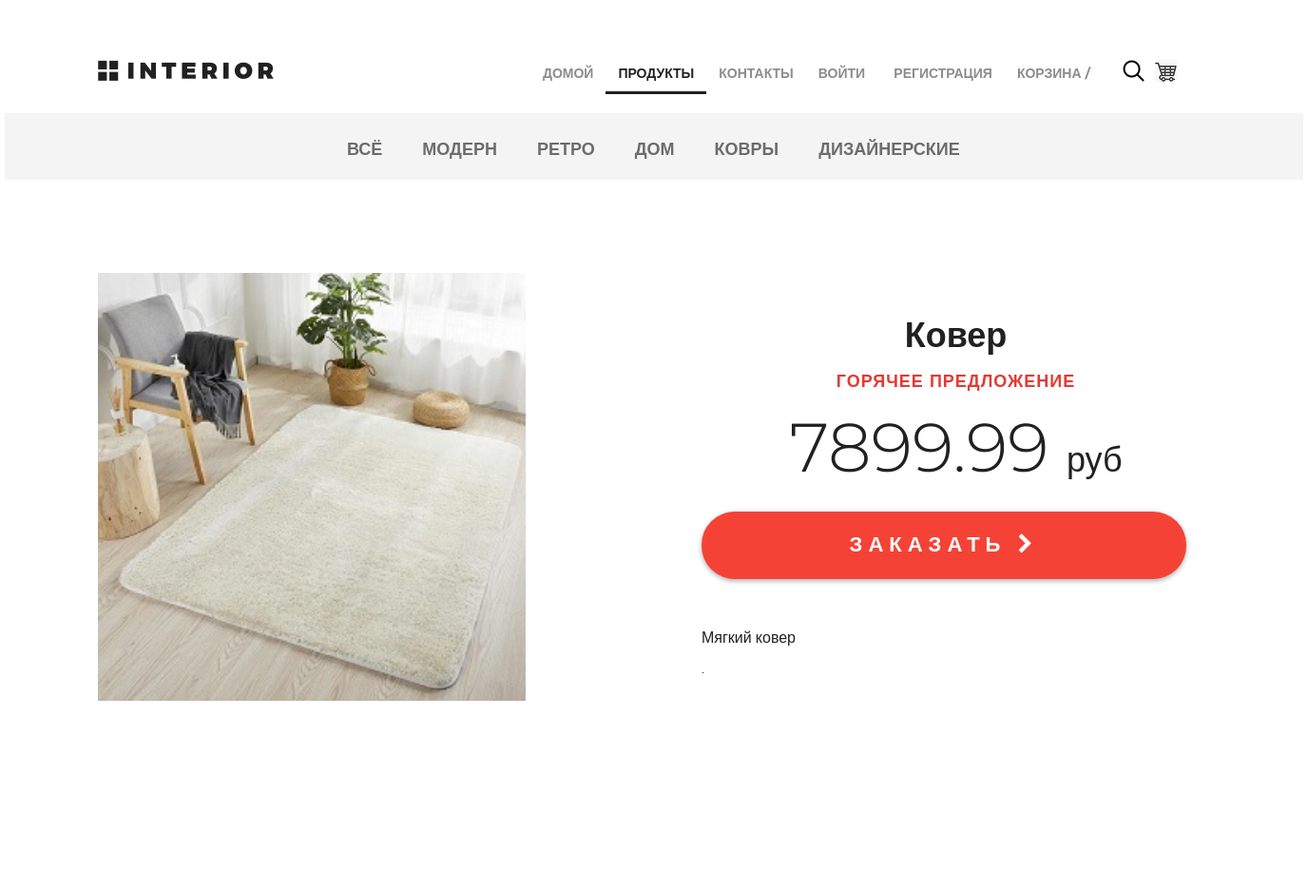
The app's page /products/ (upper part), older data.
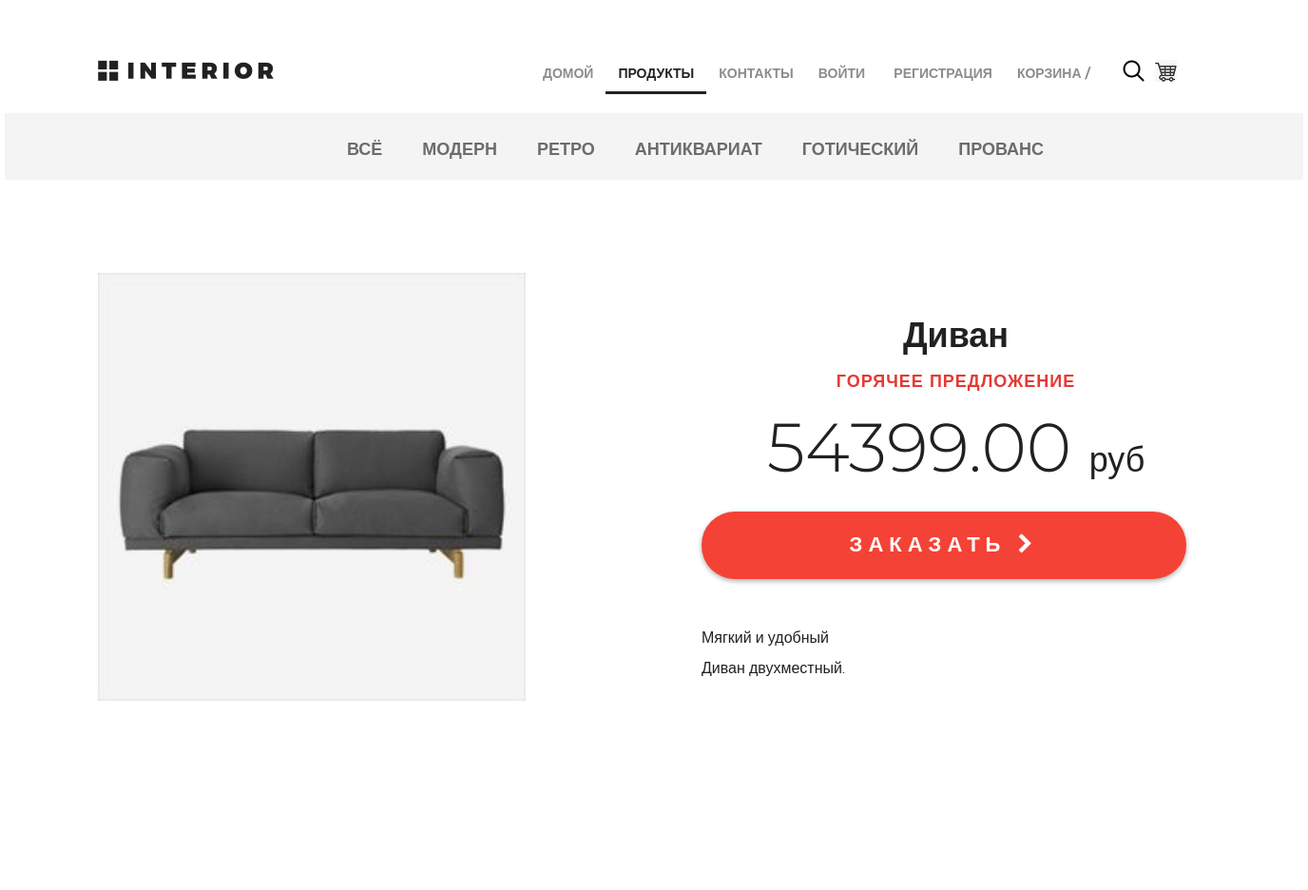
The same page, newer data.
### mainapp/models.py (models this page shows)
class ProductCategory(models.Model):
    name = models.CharField(verbose_name='имя', max_length=64, unique=True, blank=True)
    description = models.TextField(verbose_name='описание', blank=True, max_length=128)
    is_active = models.BooleanField(verbose_name='активна', default=True)
    def __str__(self):
        return self.name

class Product(models.Model):
    name = models.CharField(verbose_name='имя', max_length=128, unique=True)
    description = models.TextField(verbose_name='описание', blank=True)
    category = models.ForeignKey(ProductCategory, on_delete=models.SET_NULL, null=True, blank=True)
    short_description = models.CharField(verbose_name='короткое описание', max_length=64)
    price = models.DecimalField(verbose_name='цена', max_digits=8, decimal_places=2, default=0)
    price_with_discount = models.DecimalField(verbose_name='цена со скидкой', max_digits=8, decimal_places=2, default=0)
    quantity = models.PositiveIntegerField(verbose_name='количество на складе', default=0)
    image = models.ImageField(upload_to='products_images', blank=True)
    is_active = models.BooleanField(verbose_name='активна', default=True)
    def __str__(self):
        return self.name

### mainapp/views.py (the view)
# urls.py: path('products/', include('mainapp.urls', namespace='products')),
def products(request, pk=None, page=1):
    if not pk:
        if pk == 0:
            selected_category_id = 0
            selected_category = 0
            selected_category_dict = {"name": 'Всё', "href": reverse('products:category', args=[0])}
        else:
            selected_category = None
            selected_category_id = 0
            selected_category_dict = None
    else:
        selected_category = get_object_or_404(ProductCategory, id=pk)
        selected_category_id = selected_category.id
        selected_category_dict = {"name": selected_category.name,
                                  "href": reverse('products:category', args=[selected_category.id])}
    if selected_category:
        products = Product.objects.filter(category=selected_category)
    else:
        products = Product.objects.all()
    image = [
        {'img': 'img/controll.jpg'},
        {'img': 'img/controll1.jpg'},
        {'img': 'img/controll2.jpg'},
    ]
    categories = ProductCategory.objects.all().filter(is_active=True)
    hot_product = get_hot_product()
    same_products = get_same_products(hot_product)
    paginator = Paginator(products, 2)
    try:
        products_paginator = paginator.page(page)
    except PageNotAnInteger:
        products_paginator = paginator.page(1)
    except EmptyPage:
        products_paginator = paginator.page(paginator.num_pages)
    context = {
        'menu_links': MENU_LINKS,
        'title': 'каталог',
        'class_name': 'hero-white',
        'products': products,
        'products_same': Product.objects.all()[:3],
        'products_paginator': products_paginator,
        'image': image,
        'selected_category': selected_category_dict,
        'categories': categories,
        'hot_product': hot_product,
        'same_products': same_products,
        'category_id': selected_category_id,
    }
    if pk is None:
        return render(request, 'mainapp/products_index.html', context)
    return render(request, 'mainapp/products.html', context)

### mainapp/context_processors.py (called while the page is built)
def cart(request):
    print(f'context processor cart works')
    cart = []
    if request.user.is_authenticated:
        cart = Cart.objects.filter(user=request.user)
    return {
        'cart': cart,
        }

### mainapp/views.py (called while the page is built)
def get_hot_product():
    products = Product.objects.all()
    return random.sample(list(products), 1)[0]

def get_same_products(hot_product):
    same_products = Product.objects.filter(category=hot_product.category).exclude(pk=hot_product.pk)[:3]
    return same_products

### mainapp/templates/mainapp/products_index.html (shortened to what this page needs)
{% extends 'mainapp/base.html' %}
{% load static %}
{% block 'extra_class' %}
<a href="#" class="basket"></a>
{% endblock %}
{% block 'content' %}
		<div class="details">
			<div class="links clearfix">
				<ul class="links-menu">
					<li><a href="{% url 'products:category' 0 %}"
						   class="{% if selected_category.name == 'Всё' %} active {% endif %}">всё</a></li>
					{% for category in categories %}
					<li><a href="{% url 'products:category' category.id %}">{{ category }}</a></li>
					{% endfor %}
				</ul>
			</div>
			<div class="details-products">
				<div class="details-slider">
					<div class="slider-product">
						<img src="/media/{{ hot_product.image }}" style="width:450px;height:450px;">
					</div>
				</div>
				<div class="description">
					<h3 class="big-bold">{{hot_product}}</h3>
					<h3 class="red">горячее предложение</h3>
					<p class="price"> {{hot_product.price}} <span>руб</span></p>
					<a href="{% url 'products:product' hot_product.id %}" class="red-button">
						заказать <i class="fa fa-chevron-right" aria-hidden="true"></i>
					</a>
					<div class="description-text">
						<p>{{hot_product.short_description}}</p>
						<p>{{hot_product.description}}.</p>
					</div>
				</div>
			</div>
		</div>
	</div>
{% endblock %}

### mainapp/templates/mainapp/base.html (shortened to what this page needs)
{%load static%}
<!DOCTYPE html>
<html>
<head>
    <link rel="stylesheet" type="text/css" href="{% static '/style.css'%}">
    <link rel="stylesheet" href="/static/fonts/font-awesome/css/font-awesome.css">
</head>
<body>
<div class="container">
    <div class="{{class_name}}">
        <div class="header clearfix">
            <a href="/" class="logo"></a>
            {% include 'mainapp/include/inc_menu.html'%}
            <a href="#" class="search"></a>
            {% block 'extra_class' %}
            {% endblock %}
        </div>
    </div>
    {%block 'content' %}
    {% endblock %}
</body>
</html>

### mainapp/templates/mainapp/include/inc_menu.html (shortened to what this page needs)
<ul class="menu">
    {% for link in menu_links %}
    <li><a href="{% url link.href %}"
           {% with url=request.resolver_match.view_name %}
           {% if url in link.active_if %}
           class="active"
           {% endif %}>
        {% endwith %}
        {{link.name}}
    </a>
    </li>
    {% endfor %}
    <li>
        {% if user.is_authenticated %}
        <a href="{% url 'auth:logout' %}">выйти</a>
        {% else %}
        <a href="{% url 'auth:login' %}">войти</a>
        <a href="{% url 'auth:register' %}">регистрация</a>
        {% endif %}
    </li>
    <li>
        <a href="{% url 'cart:view' %}">
            <span>
                Корзина /
            </span>
        </a>
    </li>
</ul>

### static/style.css (style rules this page uses)
* { margin: 0; padding: 0; }
body { font-family: 'Montserrat', sans-serif; }
html, body { height: 100%; }
.container { width: 1366px; margin: 0 auto; min-height: 100%; }
.logo { background-image: url(img/logo.png); margin-top: 63px; width: 185px; height: 22px; float: left; }
.menu { list-style-type: none; margin-top: 67px; float: right; }
.menu li { float: left; }
.menu a { color: #8c8c8c; font-size: 14px; font-weight: 700; text-align: right; text-transform: uppercase; text-decoration: none; padding: 10px 13px; }
.menu .active { color: #212121; font-weight: 700; border-bottom: 3px solid #212121; }
.search { display: block; width: 23px; height: 23px; background-image: url(img/search.png); position: absolute; top: 63px; left: 1176px; }
.basket { display: block; width: 23px; height: 23px; background-image: url(img/basket.png); position: absolute; top: 63px; left: 1210px; }
.clearfix:after { content: ""; display: block; clear: both; }
.big-bold { color: #212121; font-size: 36px; font-weight: 700; text-align: left; margin-bottom: 24px; line-height: 36px; }
.red { text-transform: uppercase; color: #e53935; font-size: 18px; font-weight: 700; text-align: left; letter-spacing: 1px; line-height: 17px; margin-bottom: 22px; }
.hero-white { background-color: #fff; height: 119px; padding-left: 98px; padding-right: 211px; position: relative; }
.links { height: 70px; background-color: #f4f4f4; position: relative; padding-left: 360px; }
.links-menu { margin: 27px auto 0px; position: absolute; }
.links-menu li { float: left; list-style-type: none; padding-right: 42px; }
.links-menu li a { text-decoration: none; color: #6c6c6c; font-size: 18px; font-weight: 700; text-transform: uppercase; }
.details-products { padding-left: 98px; padding-right: 98px; margin-top: 98px; height: 651px; }
.details-slider { width: 570px; float: left; margin-right: 30px; }
.slider-product { width: 570px; height: 570px; }
.description { width: 535px; float: right; padding-left: 35px }
.description .big-bold { color: #212121; font-size: 36px; font-weight: 700; text-align: center; margin-top: 47px; margin-bottom: 0px; }
.description .red { text-transform: uppercase; color: #e53935; font-size: 18px; font-weight: 700; text-align: center; letter-spacing: 1px; line-height: 17px; margin-top: 23px; margin-bottom: 36px; }
.description .price { color: #212121; font-size: 72px; font-weight: 300; line-height: 48px; text-align: center; }
.description .price span { color: #212121; font-size: 36px; font-weight: 300; line-height: 48px; text-align: center; }
.red-button { display: block; height: 71px; width: 510px; border-radius: 35px; background-color: #f44336; text-align: center; text-transform: uppercase; text-decoration: none; color: #ffffff; font-size: 22px; font-weight: 700; line-height: 24px; box-shadow: 0px 2px 4.85px 0.15px rgba(33, 33, 33, 0.35); line-height: 70px; letter-spacing: 6px; margin-top: 31px; }
.description-text { margin-top: 50px; color: #212121; font-size: 16px; font-weight: 300; line-height: 24px; text-align: left; }
.description-text p { margin-bottom: 0.5em; }

Row changes from the older to the newer data that the page shows:
removed ProductCategory: name "ДОМ"
removed ProductCategory: name "КОВРЫ"
removed ProductCategory: name "ДИЗАЙНЕРСКИЕ"
removed Product: image (picture), name "Ковер", price "7899.99", short_description "Мягкий ковер"
added ProductCategory: name "АНТИКВАРИАТ"
added ProductCategory: name "ГОТИЧЕСКИЙ"
added ProductCategory: name "ПРОВАНС"
added Product: image (picture), name "Диван", price "54399.00", short_description "Мягкий и удобный", description "Диван двухместный"
